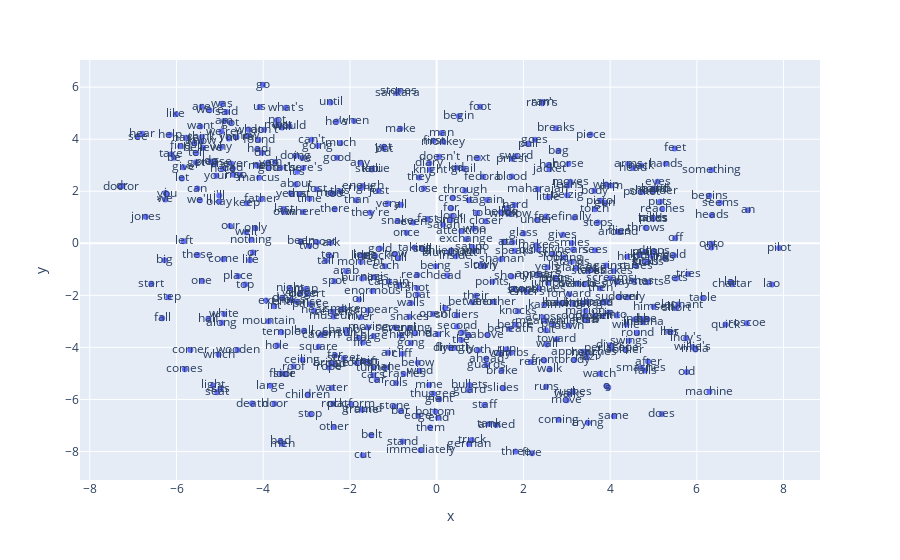

Notebook cell for this chart:
### Markdown cell above
## Visualizar agrupación de vectores

### Code cell
vecs, labels = reduce_dimensions(w2v_model)

MAX_WORDS=500
fig = px.scatter(x=vecs[:MAX_WORDS,0], y=vecs[:MAX_WORDS,1], text=labels[:MAX_WORDS])
fig.show() # renderer="colab" esto para plotly en colab

### Figure 1 — Plotly figure (JSON) as saved in the notebook; plotly's stock layout.template omitted (floating-point values rounded to 4 significant figures; data arrays with more than 128 entries replaced by an {"elided": "..."} marker saying what was removed)
{"data": [{"hovertemplate": "x=%{x}<br>y=%{y}<br>text=%{text}<extra></extra>", "legendgroup": "", "marker": {"color": "#636efa", "symbol": "circle"}, "mode": "markers+text", "name": "", "orientation": "v", "showlegend": false, "text": {"elided": "500 str values"}, "type": "scatter", "x": {"elided": "500 float values"}, "xaxis": "x", "y": {"elided": "500 float values"}, "yaxis": "y"}], "layout": {"legend": {"tracegroupgap": 0}, "margin": {"t": 60}, "xaxis": {"anchor": "y", "domain": [0, 1], "title": {"text": "x"}}, "yaxis": {"anchor": "x", "domain": [0, 1], "title": {"text": "y"}}}}
